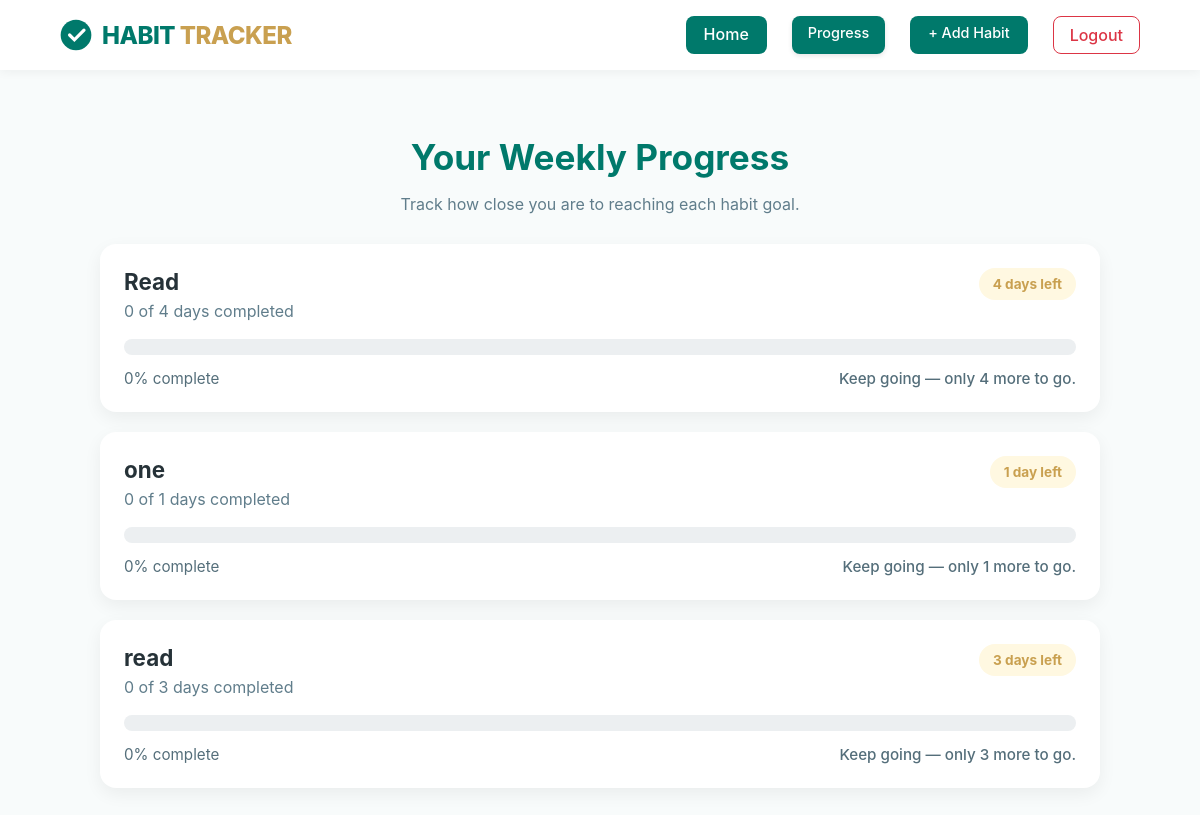
Before: /progress (signed in) with the older database file.
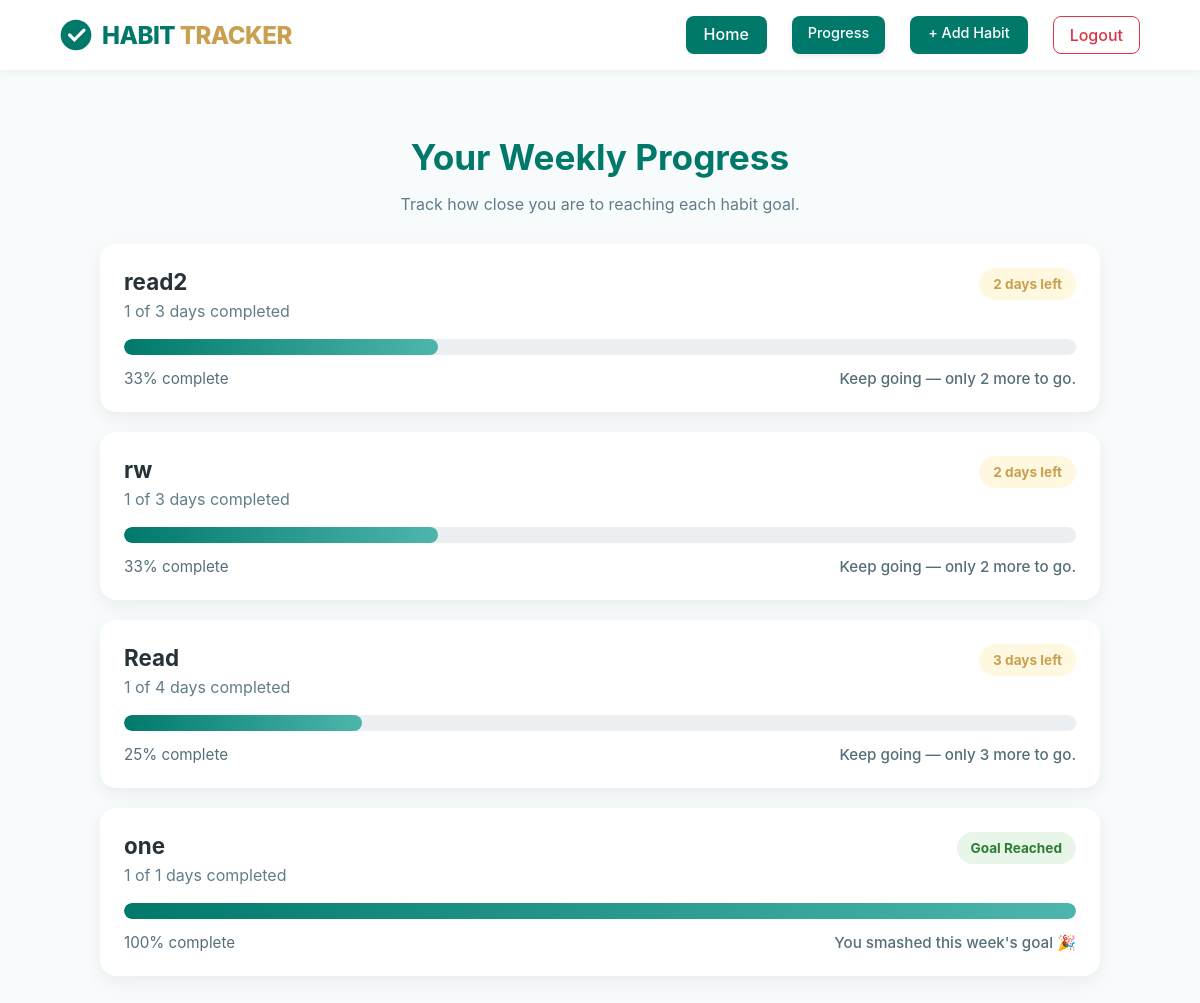
After: the same page with the newer database file.
### tables this page shows
CREATE TABLE habits(
             id INTEGER PRIMARY KEY AUTOINCREMENT,
             user_id INTEGER NOT NULL,
             name TEXT NOT NULL,
             target_days INTEGER NOT NULL,
             created_at DATE DEFAULT CURRENT_DATE,
             FOREIGN KEY(user_id) REFERENCES users(id)
             );

### app.py (the view)
@app.route("/progress")
@login_required
def progress():
    habits = db.execute("""
        SELECT
            habits.id,
            habits.name,
            habits.target_days,

            COUNT(CASE
                WHEN strftime('%Y-%W', habit_logs.completed_date) = strftime('%Y-%W', 'now')
                THEN 1
            END) AS completed_this_week

        FROM habits
        LEFT JOIN habit_logs
            ON habits.id = habit_logs.habit_id
        WHERE habits.user_id = ?
        GROUP BY habits.id
        ORDER BY habits.created_at DESC
    """, session["user_id"])
    for habit in habits:
        habit["days_left"] = max(habit["target_days"] - habit["completed_this_week"], 0)
        if habit["target_days"] > 0:
            habit["percent"] = min(int((habit["completed_this_week"] / habit["target_days"]) * 100), 100)
        else:
            habit["percent"] = 0
    return render_template("progress.html", habits=habits)

### helpers.py (called while the page is built)
def login_required(f):
    @wraps(f)
    def decorated_function(*args, **kwargs):
        if session.get("user_id") is None:
            return redirect("/login")
        return f(*args, **kwargs)
    return decorated_function

### templates/progress.html
{% extends "layout.html" %}
{% block body %}
<div class="progress-page">
    <div class="progress-header">
        <h1>Your Weekly Progress</h1>
        <p>Track how close you are to reaching each habit goal.</p>
    </div>
    {% if habits %}
        <div class="progress-list">
            {% for habit in habits %}
                <div class="progress-card">
                    <div class="progress-card-top">
                        <div>
                            <h3>{{ habit.name }}</h3>
                            <p>{{ habit.completed_this_week }} of {{ habit.target_days }} days completed</p>
                        </div>
                        {% if habit.days_left == 0 %}
                            <span class="progress-status success">Goal Reached</span>
                        {% else %}
                            <span class="progress-status pending">{{ habit.days_left }} day{% if habit.days_left != 1 %}s{% endif %} left</span>
                        {% endif %}
                    </div>
                    <div class="big-progress-bar">
                        <div class="big-progress-fill" style="width: {{ habit.percent }}%;"></div>
                    </div>
                    <div class="progress-footer">
                        <span>{{ habit.percent }}% complete</span>
                        {% if habit.days_left == 0 %}
                            <span class="goal-text">You smashed this week's goal 🎉</span>
                        {% else %}
                            <span class="goal-text">Keep going — only {{ habit.days_left }} more to go.</span>
                        {% endif %}
                    </div>
                </div>
            {% endfor %}
        </div>
    {% else %}
        <div class="empty-progress">
            <h3>No habits yet</h3>
            <p>Add your first habit to start tracking progress.</p>
            <a href="/add" class="btn-add">+ Add Habit</a>
        </div>
    {% endif %}
</div>
{% endblock %}

Changed rows visible on the page:
removed habits: name "read", completed_this_week "0", target_days "3", days_left "3", percent "0"
added habits: name "read2", completed_this_week "1", target_days "3", days_left "2", percent "33"
added habits: name "rw", completed_this_week "1", target_days "3", days_left "2", percent "33"
computed for habits "Read": completed_this_week "0" → "1"; days_left "4" → "3"; percent "0" → "25"
shown differently, row unchanged: habits "one": completed_this_week "0" → "1"; percent "0" → "100"; days_left "1" → (not shown); text "day left Keep going — only more to go." → "Goal Reached You smashed this week's goal 🎉"
